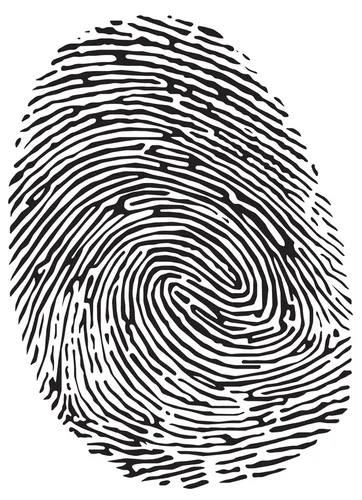
#> input picture huella2.png, 362 x 500 px
$ python main.py
#> lines starting #> are read from the running program, lines starting #| are printed output that depends on the picture; after the words box and inside, x2 and y2 are one past the last pixel; in counts of white or black regions, pixels touching at a corner belong together
from PIL import Image
import numpy as np
import matplotlib.pyplot as plt

img = Image.open('huella2.png')
#> img is the input picture: PIL image 362x500 RGB; mean R, G, B 181.7, 180.6, 181

imageToMatrice = np.asarray(img)
#print(imageToMatrice)
plt.imshow(imageToMatrice)
plt.show()

size=(imageToMatrice.shape[0], imageToMatrice.shape[1],3)
#> size = (500, 362, 3)
imagen_eg = np.zeros(size)


#ESCALA DE GRISES
for i in range(imagen_eg.shape[0]):
    for j in range(imagen_eg.shape[1]):
        imagen_eg[i, j] = np.mean(imageToMatrice[i, j])/255

plt.imshow(imagen_eg)
plt.show()

#BINARIZADO
for i in range(imagen_eg.shape[0]):
    for j in range(imagen_eg.shape[1]):
        if imagen_eg[i, j, 0] <= 0.55:
            imagen_eg[i, j] = 0
        else:
            imagen_eg[i, j] = 1
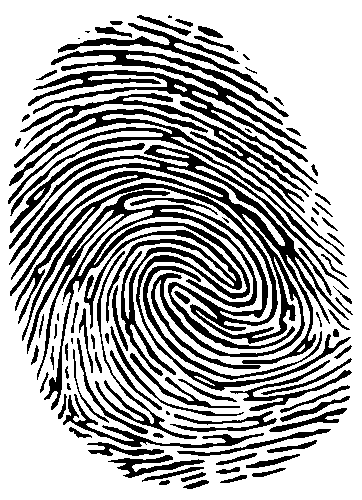
#> imagen_eg: shape (500, 362, 3) float64; values 0 (black) and 1 (white), 67.9% white; 92 black regions (12 under 20 px), largest, box (x1, y1, x2, y2) and area: (9, 145, 351, 410) 22574, (28, 50, 318, 184) 6314, (8, 109, 345, 265) 4630

#INVERSION A IMAGEN 2D
img_bn_in = np.zeros((imageToMatrice.shape[0], imageToMatrice.shape[1]))
for i in range(imagen_eg.shape[0]):
    for j in range(imagen_eg.shape[1]):
        if imagen_eg[i, j, 0] == 0:
            img_bn_in[i, j] = 1
        else:
            img_bn_in[i, j] = 0


plt.imshow(img_bn_in)
plt.show()
plt.imsave('huellaBN.png', imagen_eg)
